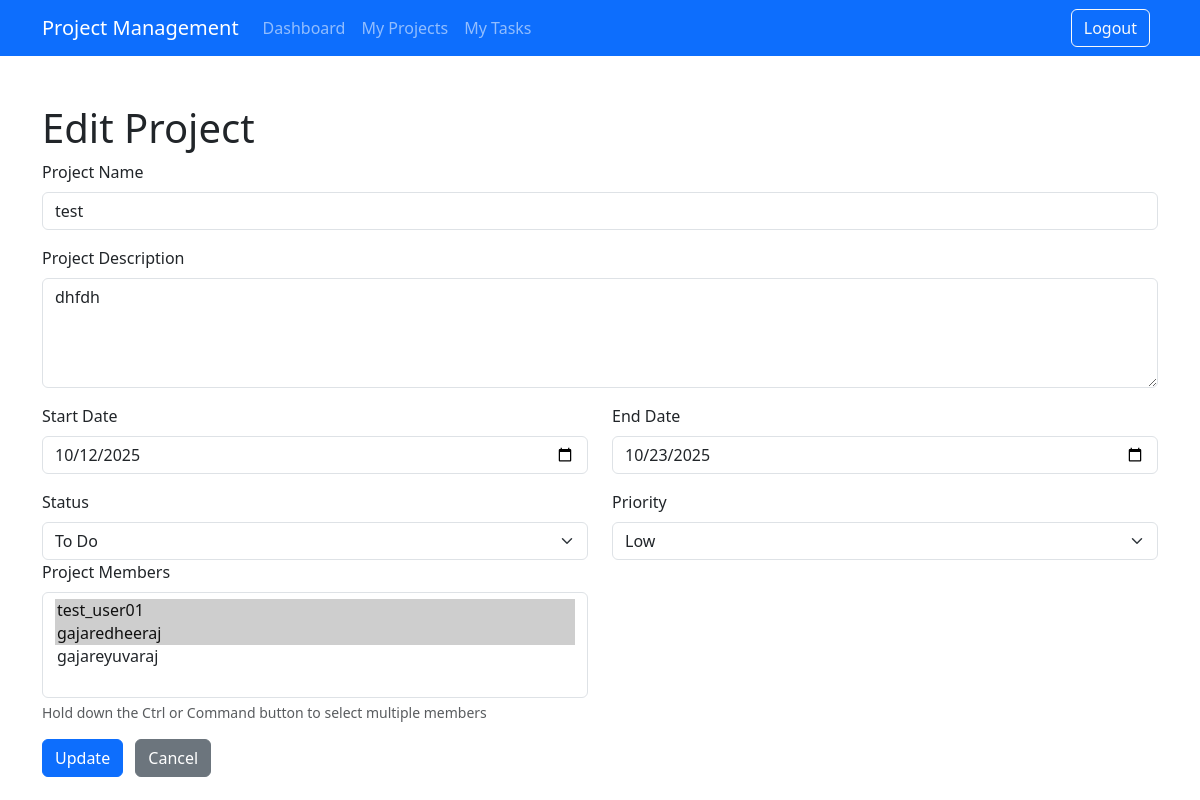
Screenshot of /project-flow/projects/3/edit/ (signed in) with the database file from the repository.
### project_flow/models.py (models this page shows, shortened)
class Project(models.Model):
    STATUS_CHOICES = [('todo', 'To Do'), ('work_in_progress', 'In Progress'), ('complete', 'Completed'),('on_hold','On Hold')]
    PRIORITY_CHOICES = [('low', 'Low'), ('medium', 'Medium'), ('high', 'High')]
    title = models.CharField(max_length=255,verbose_name='Project Name')
    description = models.TextField(verbose_name='Project Description')
    start_date = models.DateField(verbose_name='Project Start Date')
    end_date = models.DateField(verbose_name='Project End Date')
    status = models.CharField(max_length=50,choices=STATUS_CHOICES,verbose_name='Project Status')
    priority=models.CharField(max_length=10, choices=PRIORITY_CHOICES,verbose_name='Project Priority')
    members = models.ManyToManyField(User, related_name='projects',verbose_name='Project Members')

### users/models.py (models this page shows, shortened)
class User(AbstractUser):
    ROLE_CHOICES = (
        ('admin', 'Admin'),
        ('manager', 'Manager'),
        ('developer', 'Developer'),
    )
    role = models.CharField(max_length=20, choices=ROLE_CHOICES)

### project_flow/views.py (the view, shortened to what this page needs)
# urls.py: path('projects/<int:pk>/edit/',views.project_update,name='project_update'),
@login_required
def project_update(request,pk):
    project=get_object_or_404(Project,pk=pk)
    users=User.objects.all()
    STATUS_CHOICES = [('todo', 'To Do'), ('work_in_progress', 'In Progress'), ('complete', 'Completed'),('on_hold','On Hold')]
    PRIORITY_CHOICES = [('low', 'Low'), ('medium', 'Medium'), ('high', 'High')]
    return render(request,'project_flow/project_form.html',{
        'users':users,
        'status_choices':STATUS_CHOICES,
        'priority_choices':PRIORITY_CHOICES,
        'project':project,
    })

### project_flow/templates/project_flow/project_form.html (shortened to what this page needs)
{% extends 'project_flow_base.html' %}
{% block content %}
<h1>{% if project %} Edit Project {% else %} Create New Project{% endif %}</h1>
<form method="post" novalidate class="needs-validation">
    <div class="mb-3">
        <label for="title" class="form-label">Project Name</label>
        <input type="text" class="form-control" id="title" name="title" value="{{project.title|default_if_none:''}}"
            required>
    </div>
    <div class="mb-3">
        <label for="description" class="form-label">Project Description</label>
        <textarea name="description" id="description" class="form-control"
            rows="4">{{project.description|default_if_none:''}}</textarea>
    </div>
    <div class="row mb-3">
        <div class="col-md-6">
            <label for="start_date" class="form-label">Start Date</label>
            <input type="date" class="form-control" id="start_date" name="start_date"
                value="{{project.start_date|date:'Y-m-d'|default_if_none:''}}" required>
        </div>
        <div class="col-md-6">
            <label for="end_date" class="form-label">End Date</label>
            <input type="date" class="form-control" id="end_date" name="end_date"
                value="{{project.end_date|date:'Y-m-d'|default_if_none:''}}" required>
        </div>
    </div>
    <div class="row mb-3">
        <div class="col-md-6">
            <label for="status" class="form-label">Status</label>
            <select name="status" id="status" class="form-select">
                {% for  value,label in status_choices %}
                <option value="{{ value }}" {% if project.status == value %}selected{% endif %}>{{label}}</option>
                {% endfor %}
            </select>
        </div>
        <div class="col-md-6">
            <label for="priority" class="form-label">Priority</label>
            <select name="priority" id="priority" class="form-select">
                {% for  value,label in priority_choices %}
                <option value="{{ value }}" {% if project.priority == value %}selected{% endif %}>{{label}}</option>
                {% endfor %}
            </select>
        </div>
        <div class="col-md-6">
            <label for="members" class="form-label">Project Members</label>
            <select multiple name="members" id="members" class="form-select">
                {% for  user in users %}
                <option value="{{ user.id }}" {% if project and user in project.members.all %}selected{% endif %}>
                    {{user.username}}
                </option>
                {% endfor %}
            </select>
            <div class="form-text">Hold down the Ctrl or Command button to select multiple members</div>
        </div>
    </div>
    <button type="submit" class="btn btn-primary">
        {% if project %}Update{% else %}Create {% endif %}
    </button>
    <a href="" class="btn btn-secondary ms-2">Cancel</a>
</form>
{% endblock content %}

### rows the page displays
Project: title "test", description "dhfdh", start_date "10/12/2025", end_date "10/23/2025", status "To Do", priority "Low", members "test_user01 ☑ / gajaredheeraj ☑ / gajareyuvaraj"
